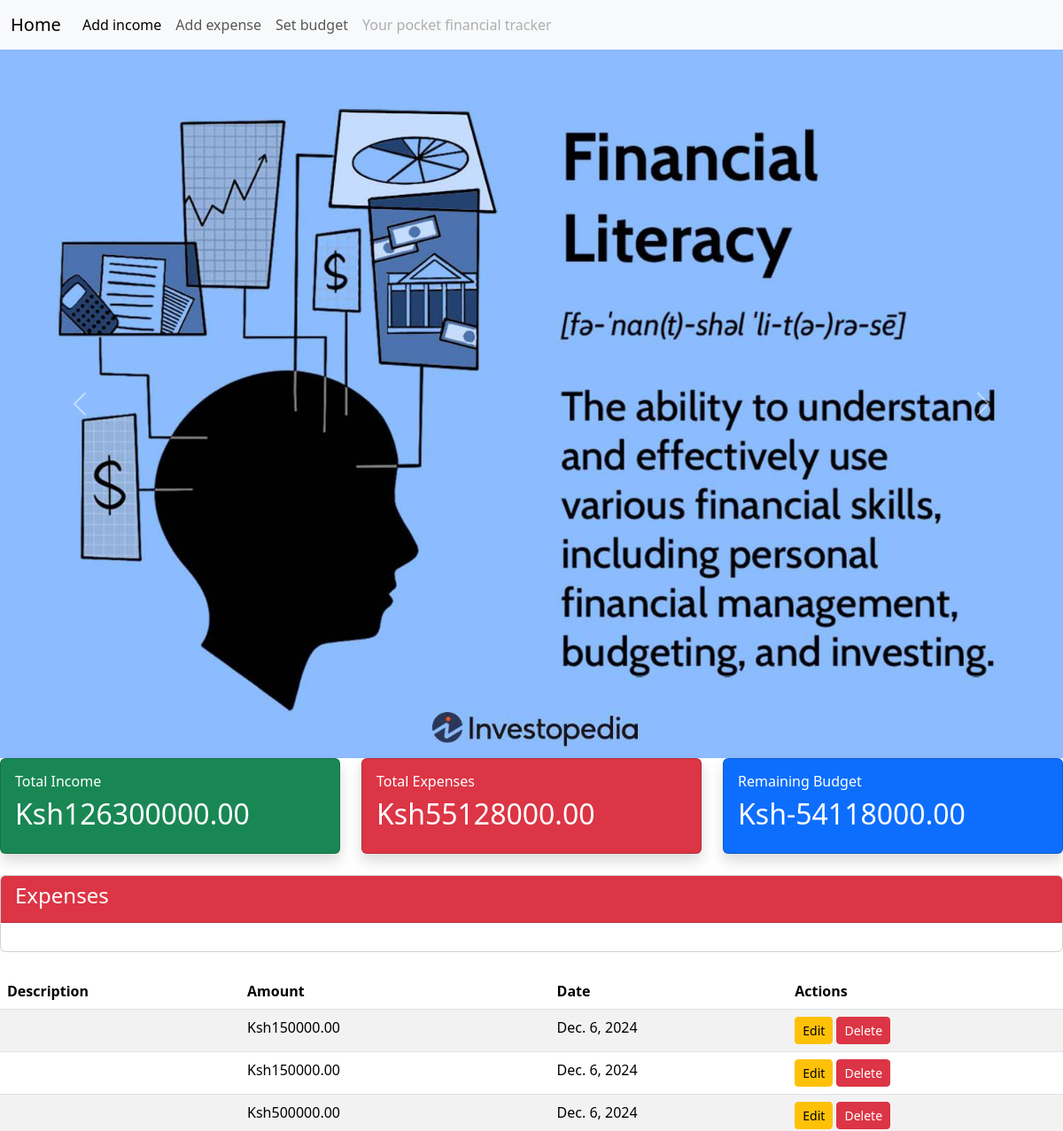
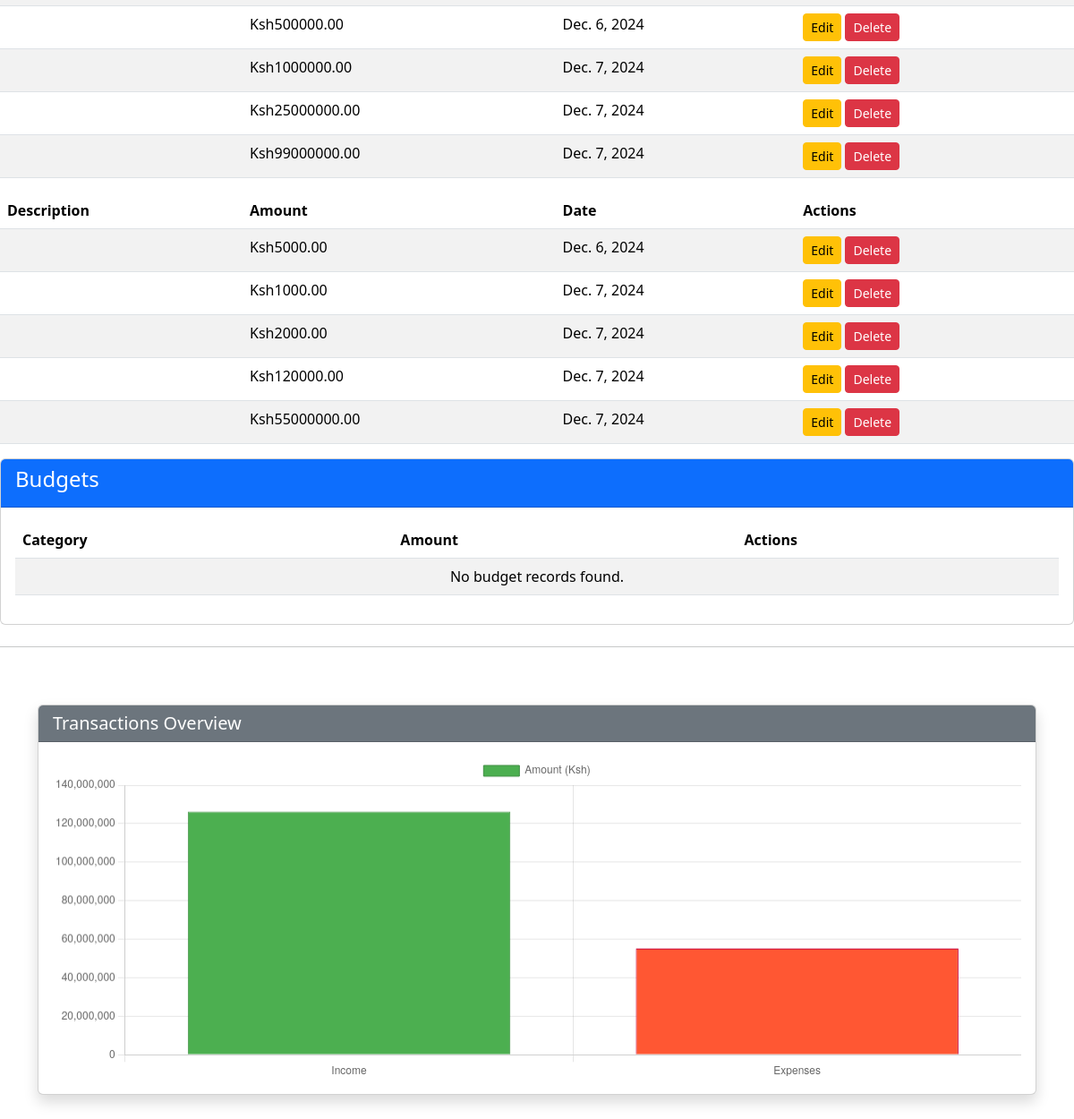
The page / (signed in) on the database its author committed (2 pictures, top to bottom).
### phoneanceapp/models.py (models this page shows, shortened)
class Income(models.Model):
    user = models.ForeignKey(User, on_delete=models.CASCADE)
    amount = models.DecimalField(max_digits=10, decimal_places=2)
    source = models.CharField(max_length=255)
    date = models.DateField(default=now)

class Expense(models.Model):
    user = models.ForeignKey(User, on_delete=models.CASCADE)
    amount = models.DecimalField(max_digits=10, decimal_places=2)
    category = models.CharField(max_length=255)
    date = models.DateField(default=now)

### phoneanceapp/views.py (the view)
# urls.py: path('',views.dashboard, name='home'),
@login_required
def dashboard(request):
    incomes = Income.objects.filter(user=request.user)
    expenses = Expense.objects.filter(user=request.user)
    budgets = Budget.objects.filter(user=request.user)
    total_income = sum(income.amount for income in incomes)
    total_expense = sum(expense.amount for expense in expenses)
    remaining_budget = sum(budget.amount for budget in budgets) - total_expense
    return render(request, 'index.html', {
        'incomes': incomes,
        'expenses': expenses,
        'total_income': total_income,
        'total_expense': total_expense,
        'remaining_budget': remaining_budget,
    })

### phoneanceapp/templates/index.html (shortened to what this page needs)
{% extends 'base.html' %}
{% load static %}
    {% block content %}
    <div class="row g-4">
    <div class="col-md-4">
        <div class="card bg-success text-white shadow h-100">
            <div class="card-body d-flex justify-content-between align-items-center">
                <div>
                    <h6>Total Income</h6>
                    <h2>Ksh{{ total_income }}</h2>
                </div>
            </div>
        </div>
    </div>
    <div class="col-md-4">
        <div class="card bg-danger text-white shadow h-100">
            <div class="card-body d-flex justify-content-between align-items-center">
                <div>
                    <h6>Total Expenses</h6>
                    <h2>Ksh{{ total_expense }}</h2>
                </div>
            </div>
        </div>
    </div>
    <div class="col-md-4">
        <div class="card bg-primary text-white shadow h-100">
            <div class="card-body d-flex justify-content-between align-items-center">
                <div>
                    <h6>Remaining Budget</h6>
                    <h2>Ksh{{ remaining_budget }}</h2>
                </div>
            </div>
        </div>
    </div>
</div><br>
<table class="table table-striped">
    <thead>
        <tr>
            <th>Description</th>
            <th>Amount</th>
            <th>Date</th>
            <th>Actions</th>
        </tr>
    </thead>
    <tbody>
        {% for income in incomes %}
        <tr>
            <td>{{ income.description }}</td>
            <td>Ksh{{ income.amount }}</td>
            <td>{{ income.date }}</td>
            <td>
                <a href="{% url 'update_income' income.id %}" class="btn btn-warning btn-sm">Edit</a>
                <a href="{% url 'delete_income' income.id %}" class="btn btn-danger btn-sm">Delete</a>
            </td>
        </tr>
                    {% empty %}
                    <tr>
                        <td colspan="4" class="text-center">No income records found.</td>
                    </tr>
        </tr>
        {% endfor %}
    </tbody>
 <div class="card mb-4">
        <div class="card-header bg-danger text-white">
            <h4>Expenses</h4>
        </div>
        <div class="card-body">
            <table class="table table-striped">
                <thead>
                    <tr>
                        <th>Description</th>
                        <th>Amount</th>
                        <th>Date</th>
                        <th>Actions</th>
                    </tr>
                </thead>
                <tbody>
                    {% for expense in expenses %}
                    <tr>
                        <td>{{ expense.description }}</td>
                        <td>Ksh{{ expense.amount }}</td>
                        <td>{{ expense.date }}</td>
                        <td>
                            <a href="{% url 'update_expense' expense.id %}" class="btn btn-warning btn-sm">Edit</a>
                            <a href="{% url 'delete_expense' expense.id %}" class="btn btn-danger btn-sm">Delete</a>
                        </td>
                    </tr>
                    {% empty %}
                    <tr>
                        <td colspan="4" class="text-center">No expense records found.</td>
                    </tr>
                    {% endfor %}
                </tbody>
            </table>
        </div>
    </div>
    <div class="card mb-4">
        <div class="card-header bg-primary text-white">
            <h4>Budgets</h4>
        </div>
        <div class="card-body">
            <table class="table table-striped">
                <thead>
                    <tr>
                        <th>Category</th>
                        <th>Amount</th>
                        <th>Actions</th>
                    </tr>
                </thead>
                <tbody>
                    {% for budget in budgets %}
                    <tr>
                        <td>{{ budget.category }}</td>
                        <td>Ksh{{ budget.amount }}</td>
                        <td>
                            <a href="{% url 'update_budget' budget.id %}" class="btn btn-warning btn-sm">Edit</a>
                            <a href="{% url 'delete_budget' budget.id %}" class="btn btn-danger btn-sm">Delete</a>
                        </td>
                    </tr>
                    {% empty %}
                    <tr>
                        <td colspan="3" class="text-center">No budget records found.</td>
                    </tr>
                    {% endfor %}
                </tbody>
            </table>
        </div>
    </div>
</table>
        <hr>
<div class="container py-5">
    <div class="row">
        <div class="col">
            <div class="card shadow">
                <div class="card-header bg-secondary text-white">
                    <h5 class="mb-0">Transactions Overview</h5>
                </div>
                <div class="card-body">
                    <canvas id="transactionsChart" height="100"></canvas>
                </div>
            </div>
        </div>
    </div>
</div>
<script>
    // Sample data
    const totalIncome = {{ total_income }};
    const totalExpense = {{ total_expense }};
    const ctx = document.getElementById('transactionsChart').getContext('2d');
    new Chart(ctx, {
        type: 'bar',
        data: {
            labels: ['Income', 'Expenses'],
            datasets: [{
                label: 'Amount (Ksh)',
                data: [totalIncome, totalExpense],
                backgroundColor: ['#4CAF50', '#FF5733'],
                borderColor: ['#3E8E41', '#C70039'],
                borderWidth: 1
            }]
        },
        options: {
            responsive: true,
            plugins: {
                legend: {
                    position: 'top'
                },
                tooltip: {
                    enabled: true
                }
            }
        }
    });
</script>
    {% endblock %}

### phoneanceapp/templates/base.html (shortened to what this page needs)
{% load static %}
<!doctype html>
<html lang="en">
<head>
    <link rel="stylesheet" href="{% static 'css/bootstrap.min.css' %}">
</head>
<body>
<nav class="navbar navbar-expand-lg bg-body-tertiary">
  <div class="container-fluid">
    <a class="navbar-brand" href="{% url 'home' %}">Home</a>
    <div class="collapse navbar-collapse" id="navbarNavAltMarkup">
      <div class="navbar-nav">
        <a class="nav-link active" aria-current="page" href="{% url 'add_income' %}">Add income</a>
        <a class="nav-link" href="{% url 'add_expense' %}">Add expense</a>
        <a class="nav-link" href="{% url 'add_budget' %}">Set budget</a>
        <a class="nav-link disabled" aria-disabled="true">Your pocket financial tracker</a>
      </div>
    </div>
  </div>
</nav>
<div id="carouselExampleAutoplaying" class="carousel slide" data-bs-ride="carousel">
  <div class="carousel-inner">
    <div class="carousel-item active">
      <img src="{% static 'images/flit.jpg' %}" class="d-block w-100" alt="...">
    </div>
  </div>
  <button class="carousel-control-prev" type="button" data-bs-target="#carouselExampleAutoplaying" data-bs-slide="prev">
    <span class="carousel-control-prev-icon" aria-hidden="true"></span>
  </button>
  <button class="carousel-control-next" type="button" data-bs-target="#carouselExampleAutoplaying" data-bs-slide="next">
    <span class="carousel-control-next-icon" aria-hidden="true"></span>
  </button>
</div>
<main>
{% block content %}{% endblock %}
</main>
</body>
</html>

### rows shown on the page
Income: amount "150000.00", date "Dec. 6, 2024"
Income: amount "150000.00", date "Dec. 6, 2024"
Income: amount "500000.00", date "Dec. 6, 2024"
Income: amount "500000.00", date "Dec. 6, 2024"
Income: amount "1000000.00", date "Dec. 7, 2024"
Income: amount "25000000.00", date "Dec. 7, 2024"
Income: amount "99000000.00", date "Dec. 7, 2024"
Expense: amount "5000.00", date "Dec. 6, 2024"
Expense: amount "1000.00", date "Dec. 7, 2024"
Expense: amount "2000.00", date "Dec. 7, 2024"
Expense: amount "120000.00", date "Dec. 7, 2024"
Expense: amount "55000000.00", date "Dec. 7, 2024"

### other values the page prints
{{ total_income }} "126300000.00"
{{ total_expense }} "55128000.00"
{{ remaining_budget }} "-54118000.00"
chart data {{ total_income }} 126300000.00
chart data {{ total_expense }} 55128000.00
